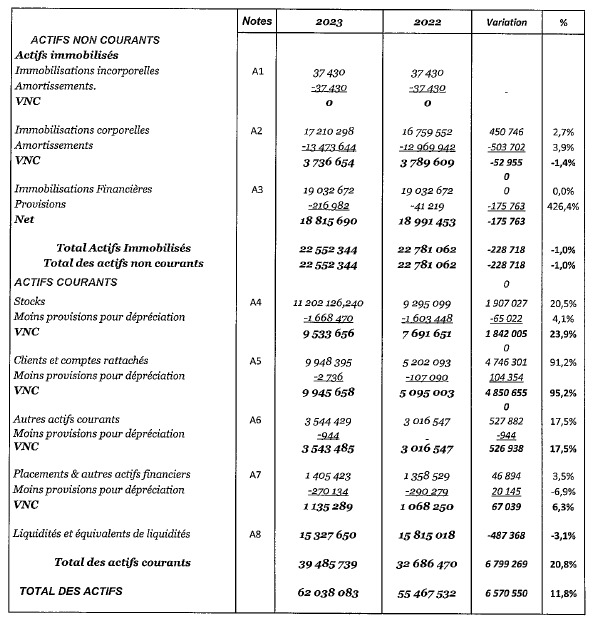
#> input picture Samples/Bilan 1.jpg, 598 x 636 px
$ python -i skew_report.py   (imports and definitions only)
#> lines starting #> are read from the running program, lines starting #| are printed output that depends on the picture
#!/usr/bin/env python
"""Skew report — MEASURE page skew on the scanned packs (OCR-5). Never corrects it.

    python tools/skew_report.py --out <scratch>/skew.json "Samples/Sample - OF/x.pdf" ...

Register row OCR-5 says "no deskew"; decision Q4 (form, 2026-09-15) answers it with
*measure first, correct only if it matters*. A deskew is a resampling of the page that
moves every OCR box and every `table_boxes` coordinate, so it is not something to add on
the strength of a document that says scanned pages are usually skewed. This tool produces
the number that decides it: if no page in the corpus is off by more than ~1 degree, the
deskew (backlog B-2) is not worth its regression surface.

**This tool measures. It does not rotate anything, and nothing in `src/` imports it.**

Method — projection profile, the standard document-skew estimator. Render the page to a
bitmap, binarise it to ink/no-ink, then rotate through a range of candidate angles; at
each angle sum the ink per pixel row. When the text lines are level the row sums alternate
hard between "line" and "gutter", so the sum of squared differences between adjacent rows
peaks. A coarse sweep finds the bucket, a fine sweep finds the angle. numpy + Pillow only:
OpenCV is importable here (4.13.0, via rapidocr) but adds nothing this needs, and keeping
it out keeps the test runnable anywhere.

Sign convention: `degrees` is the rotation that would LEVEL the page — positive means
counter-clockwise, i.e. `image.rotate(degrees)` deskews it. A page with too little ink to
measure reports `null`.

Output discipline (repo CLAUDE.md): five documents under `Samples/` are non-public. This
tool only ever emits a file name, a page number, a page size and an angle — counts and
structural facts, never a value, a label or a line of text. It refuses to write its report
inside the repository: the report goes to a scratch path.
"""
from __future__ import annotations

import argparse
import json
import sys
from pathlib import Path
from typing import Iterator, List, Optional, Tuple

import numpy as np
from PIL import Image, ImageOps

REPO_ROOT = Path(__file__).resolve().parents[1]

DEFAULT_DPI = 150
# Beyond ~5 degrees a page is not "skewed", it is rotated, and /Rotate (OCR-1/2/3) or the
# EXIF tag (OCR-4) is the thing that explains it.
DEFAULT_MAX_ANGLE = 5.0
COARSE_STEP = 0.5
FINE_STEP = 0.05
# Longest side the estimator works on. The angle does not need the full raster and the
# search is ~40 rotations per page.
WORK_MAX_SIDE = 1000
# A page this empty (share of ink pixels) has no profile to measure.
MIN_INK_FRACTION = 0.001


# --- estimator -------------------------------------------------------------
def _otsu_threshold(values: np.ndarray, bins: int = 256) -> float:
    """Otsu's threshold for a [0, 1] array — splits ink from paper."""
    hist, edges = np.histogram(values, bins=bins, range=(0.0, 1.0))
    hist = hist.astype(np.float64)
    total = hist.sum()
    if total <= 0:
        return 0.5
    centers = (edges[:-1] + edges[1:]) / 2.0
    weight_bg = np.cumsum(hist)
    weight_fg = total - weight_bg
    sum_all = float((hist * centers).sum())
    sum_bg = np.cumsum(hist * centers)
    valid = (weight_bg > 0) & (weight_fg > 0)
    if not valid.any():
        return 0.5
    mean_bg = np.divide(sum_bg, weight_bg, out=np.zeros_like(sum_bg), where=weight_bg > 0)
    mean_fg = np.divide(sum_all - sum_bg, weight_fg,
                        out=np.zeros_like(sum_bg), where=weight_fg > 0)
    between = weight_bg * weight_fg * (mean_bg - mean_fg) ** 2
    between[~valid] = -1.0
    return float(centers[int(np.argmax(between))])


def ink_mask(image: Image.Image, max_side: int = WORK_MAX_SIDE) -> Optional[Image.Image]:
    """Binarise *image* to an 'L' mask where 255 = ink, downscaled for the search.

    Returns None when the page is uniform (a blank render has no threshold).
    """
    gray = image.convert("L")
    longest = max(gray.size)
    if longest > max_side:
        scale = max_side / float(longest)
        gray = gray.resize(
            (max(1, int(gray.width * scale)), max(1, int(gray.height * scale))),
            Image.Resampling.BILINEAR,
        )
    arr = np.asarray(gray, dtype=np.float32)
    lo, hi = float(arr.min()), float(arr.max())
    if hi - lo < 1e-6:
        return None
    norm = (arr - lo) / (hi - lo)
    ink = (norm < _otsu_threshold(norm)).astype(np.uint8) * 255
    return Image.fromarray(ink)   # a 2-D uint8 array is mode "L"


def _profile_score(mask: Image.Image, angle: float) -> float:
    """Sharpness of the horizontal ink profile after rotating *mask* by *angle*.

    `fillcolor=0` so the corners the rotation exposes contribute no ink.
    """
    if angle:
        mask = mask.rotate(angle, resample=Image.Resampling.BILINEAR,
                           expand=False, fillcolor=0)
    rows = np.asarray(mask, dtype=np.float32).sum(axis=1)
    if rows.size < 2:
        return 0.0
    return float(np.square(np.diff(rows)).sum())


def measure_skew(
    image: Image.Image,
    max_angle: float = DEFAULT_MAX_ANGLE,
    coarse_step: float = COARSE_STEP,
    fine_step: float = FINE_STEP,
) -> Tuple[Optional[float], float]:
    """Measure the skew of *image* by projection profile.

    Returns ``(degrees, ink_fraction)``. ``degrees`` is the counter-clockwise
    rotation that would level the page, or None when the page carries too little
    ink to measure. **Nothing is rotated except the throw-away search copies.**
    """
    mask = ink_mask(image)
    if mask is None:
        return None, 0.0
    arr = np.asarray(mask, dtype=np.uint8)
    ink_fraction = float((arr > 0).mean())
    if ink_fraction < MIN_INK_FRACTION:
        return None, round(ink_fraction, 4)

    def best_of(candidates) -> float:
        return max(candidates, key=lambda a: _profile_score(mask, a))

    coarse = np.arange(-max_angle, max_angle + coarse_step / 2, coarse_step)
    best = best_of(float(a) for a in coarse)
    fine = np.arange(best - coarse_step, best + coarse_step + fine_step / 2, fine_step)
    best = round(float(best_of(a for a in fine if abs(a) <= max_angle + 1e-9)), 2)
    # `np.arange` lands on -0.0 for a level page; report a plain 0.0.
    return (best or 0.0), round(ink_fraction, 4)


# --- rendering -------------------------------------------------------------
# [99 lines left out: functions render_pages, measure_document, _is_inside_repo, _table, main, not called in this run]


# [2 lines not run here, left out]

>>> from PIL import Image
>>> picture = Image.open('../Samples/Bilan 1.jpg')
#> picture is the input picture: PIL image 598x636 RGB; min 0, max 255, mean 237.5
>>> result = measure_skew(picture)
#> in ink_mask, `lo, hi = float(arr.min()), float(arr.max())`: lo = 0; hi = 255
#> in _otsu_threshold, `hist, edges = np.histogram(values, bins=bins, range=(0.0, 1.0))`: hist = 256 values, max 288429 at index 255, min 0 at index 15, mean 1485.7; edges = 257 values from 0 to 1
#> in _otsu_threshold, `total = hist.sum()`: total = 380328
#> in _otsu_threshold, `centers = (edges[:-1] + edges[1:]) / 2.0`: centers = 256 values from 0.00195 to 0.998
#> in _otsu_threshold, `weight_bg = np.cumsum(hist)`: weight_bg = 256 values from 4074 to 380328
#> in _otsu_threshold, `weight_fg = total - weight_bg`: weight_fg = 256 values, max 376254 at index 0, min 0 at index 255, mean 352871.3
#> in _otsu_threshold, `sum_all = float((hist * centers).sum())`: sum_all = 353614.1
#> in _otsu_threshold, `sum_bg = np.cumsum(hist * centers)`: sum_bg = 256 values from 7.96 to 353614.1
#> in _otsu_threshold, `mean_bg = np.divide(sum_bg, weight_bg, out=np.zeros_like(sum_bg), wher..`: mean_bg = 256 values from 0.00195 to 0.93
#> in _otsu_threshold, `mean_fg = np.divide(sum_all - sum_bg, weight_fg, out=np.zeros_like(sum..`: mean_fg = 256 values, max 0.998 at index 254, min 0 at index 255, mean 0.973
#> in _otsu_threshold, `between = weight_bg * weight_fg * (mean_bg - mean_fg) ** 2`: between = 256 values, max 5.47e+09 at index 158, min 0 at index 255, mean 4.55e+09
#> in ink_mask, `ink = (norm < _otsu_threshold(norm)).astype(np.uint8) * 255`:
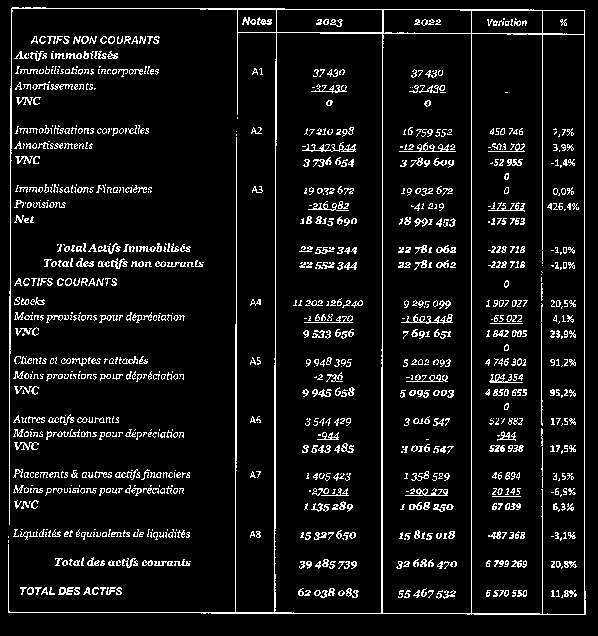
#> ink: shape (636, 598); 7.7% white in thin lines or dots
#> in measure_skew, `ink_fraction = float((arr > 0).mean())`: ink_fraction = 0.0768
#> in _profile_score, `rows = np.asarray(mask, dtype=np.float32).sum(axis=1)`: rows = 636 values, max 22282 at index 233, min 3167 at index 0, mean 11418.7
#> in _profile_score (call 21), `mask = mask.rotate(angle, resample=Image.Resampling.BILINEAR, expand=F..`:
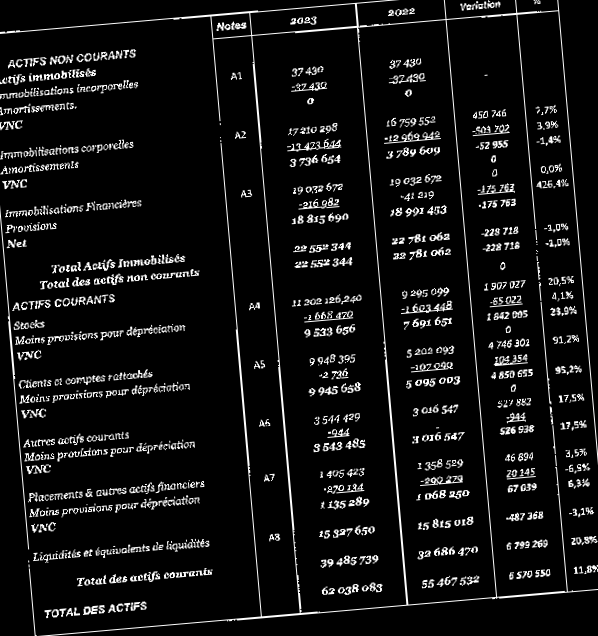
#> mask: PIL image 598x636 L; min 0, max 255, mean 19
#> in _profile_score (call 21), `rows = np.asarray(mask, dtype=np.float32).sum(axis=1)`: rows = 636 values, max 23047 at index 301, min 1529 at index 46, mean 11354.7
#> in measure_skew, `best = best_of(float(a) for a in coarse)`: best = 0
#> in _profile_score (call 30), `mask = mask.rotate(angle, resample=Image.Resampling.BILINEAR, expand=F..`:
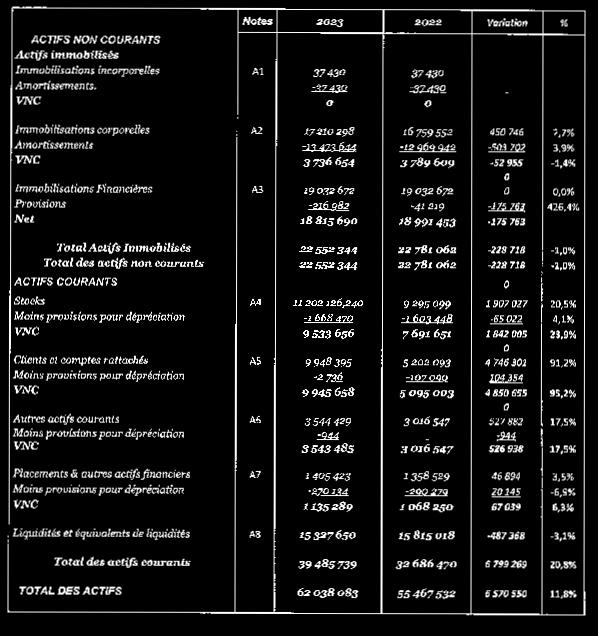
#> mask: PIL image 598x636 L; min 0, max 255, mean 19.5
#> in _profile_score (call 30), `rows = np.asarray(mask, dtype=np.float32).sum(axis=1)`: rows = 636 values, max 71213 at index 613, min 0 at index 0, mean 11667.1
#> in _profile_score (call 34), `mask = mask.rotate(angle, resample=Image.Resampling.BILINEAR, expand=F..`:
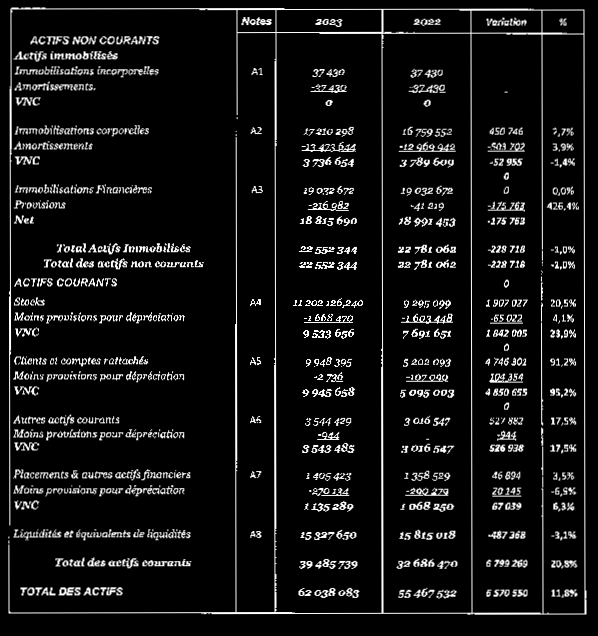
#> mask: PIL image 598x636 L; min 0, max 255, mean 19.5
#> in _profile_score (call 34), `rows = np.asarray(mask, dtype=np.float32).sum(axis=1)`: rows = 636 values, max 101259 at index 613, min 0 at index 0, mean 11667.3
#> in _profile_score (call 36), `mask = mask.rotate(angle, resample=Image.Resampling.BILINEAR, expand=F..`:
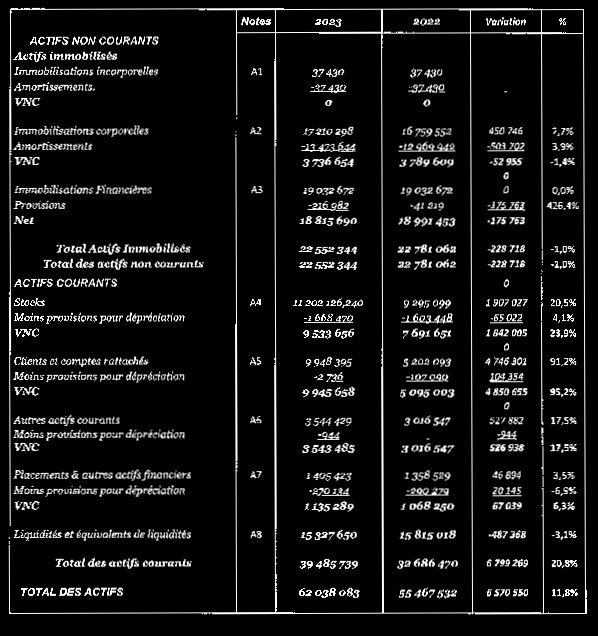
#> mask: PIL image 598x636 L; min 0, max 255, mean 19.5
#> in _profile_score (call 36), `rows = np.asarray(mask, dtype=np.float32).sum(axis=1)`: rows = 636 values, max 117554 at index 9, min 0 at index 0, mean 11667.3
#> in _profile_score (call 38), `mask = mask.rotate(angle, resample=Image.Resampling.BILINEAR, expand=F..`:
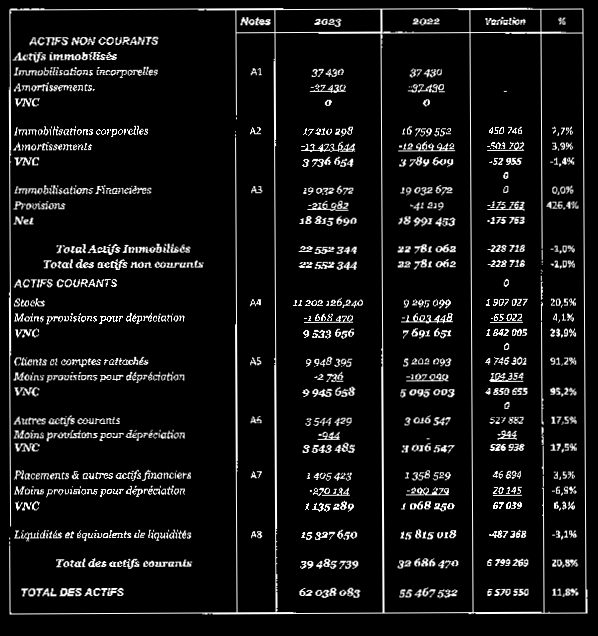
#> mask: PIL image 598x636 L; min 0, max 255, mean 19.5
#> in _profile_score (call 38), `rows = np.asarray(mask, dtype=np.float32).sum(axis=1)`: rows = 636 values, max 114028 at index 9, min 0 at index 0, mean 11667.4
#> in _profile_score (call 40), `mask = mask.rotate(angle, resample=Image.Resampling.BILINEAR, expand=F..`:
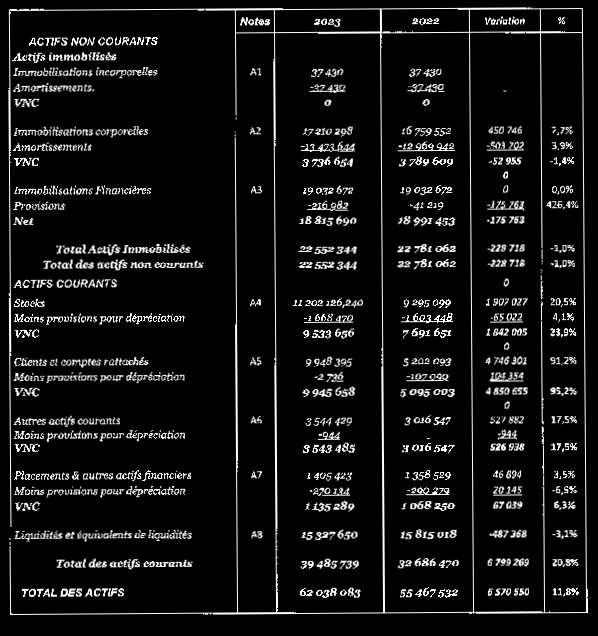
#> mask: PIL image 598x636 L; min 0, max 255, mean 19.5
#> in _profile_score (call 40), `rows = np.asarray(mask, dtype=np.float32).sum(axis=1)`: rows = 636 values, max 91929 at index 9, min 0 at index 0, mean 11667.3
#> in measure_skew, `best = round(float(best_of(a for a in fine if abs(a) <= max_angle + 1e..`: best = 0.25
#> result = (0.25, 0.0768)
